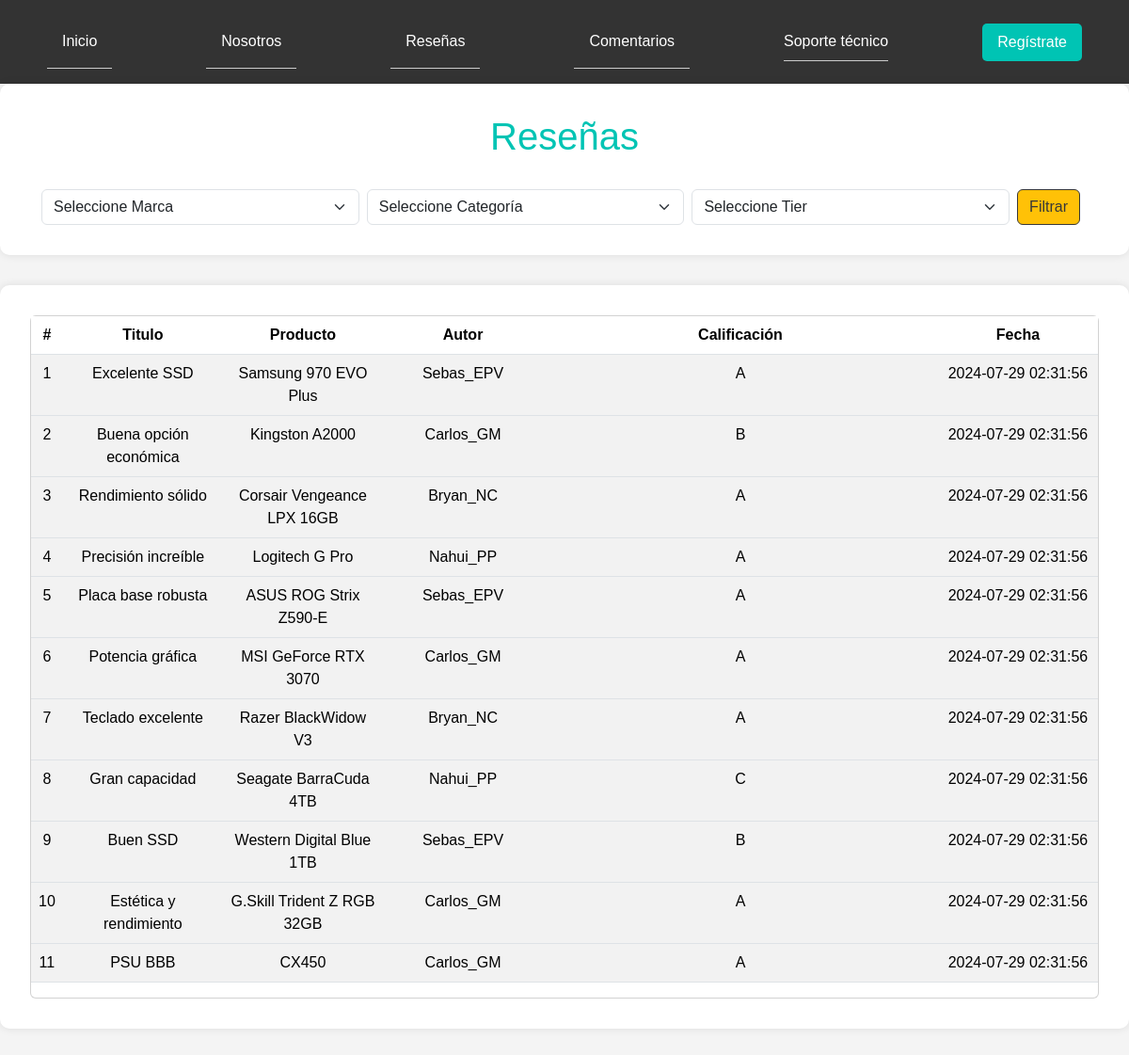
The app's page /app/views/client/reseñas/reviews.php with its own data.
### tables this page shows
CREATE TABLE reviews(
    review_id INT AUTO_INCREMENT PRIMARY KEY, 
    title VARCHAR (40) NOT NULL,
    content VARCHAR(200) NOT NULL,
    date_review DATETIME DEFAULT NOW(),
    fk_product_id INT,
    CONSTRAINT fk_product_id FOREIGN KEY (fk_product_id) REFERENCES products(product_id),
    fk_tier_id INT,
    CONSTRAINT fk_tier_id_reviews FOREIGN KEY (fk_tier_id) REFERENCES tiers(tier_id),
	fk_author_id INT,
    CONSTRAINT fk_author_id_reviews FOREIGN KEY (fk_author_id) REFERENCES users(user_id)
);

CREATE TABLE products(
    product_id INT AUTO_INCREMENT PRIMARY KEY, 
    product_name VARCHAR(50) NOT NULL UNIQUE,
    product_description VARCHAR(200) NOT NULL,
    product_price FLOAT NOT NULL,
    fk_brand_id INT,
    CONSTRAINT fk_brand_id FOREIGN KEY (fk_brand_id) REFERENCES brands(brand_id),
    fk_tier_id INT,
    CONSTRAINT fk_tier_id FOREIGN KEY (fk_tier_id) REFERENCES tiers(tier_id)
);

CREATE TABLE users(
    user_id INT AUTO_INCREMENT PRIMARY KEY, 
    username VARCHAR(50) NOT NULL UNIQUE,
    first_name VARCHAR(25) NOT NULL,
    last_name VARCHAR (25) NOT NULL,
    pass VARCHAR(255) NOT NULL,
    email VARCHAR (50) NOT NULL,
    permissions BOOL NOT NULL
);

CREATE TABLE tiers(
    tier_id INT AUTO_INCREMENT PRIMARY KEY, 
    tier_name VARCHAR(50) NOT NULL UNIQUE,
    tier_description VARCHAR(200) NOT NULL
);

### app/views/client/reseñas/reviews.php (the view, shortened to what this page needs)
<?php
require './../../../../config/config.php';
$query = "
    SELECT reviews.*, products.product_name, users.username, brands.brand_name, categories.category_name, tiers.tier_name
    FROM reviews
    JOIN products ON reviews.fk_product_id = products.product_id
    LEFT JOIN users ON reviews.fk_author_id = users.user_id
    LEFT JOIN brands ON products.fk_brand_id = brands.brand_id
    LEFT JOIN product_categories ON products.product_id = product_categories.fk_product_id
    LEFT JOIN categories ON product_categories.fk_category_id = categories.category_id
    LEFT JOIN tiers ON products.fk_tier_id = tiers.tier_id
    WHERE 1=1";
$params = [];
$consulta = $enlace->prepare($query);
if (!$consulta->execute($params)) {
    die("Query failed: " . print_r($consulta->errorInfo(), true));
}
$reviews = $consulta->fetchAll(PDO::FETCH_ASSOC);
?>
<!DOCTYPE html>
<html lang="en">
<head>
    <link href="https://cdn.jsdelivr.net/npm/bootstrap@5.3.3/dist/css/bootstrap.min.css" rel="stylesheet">
</head>
<body>
<?php include 'navBar.php'; ?>
    <section class="content-header">
        <div class="container-fluid">
            <h1>Reseñas</h1>
            <div class="filter-container">
                <form method="GET" class="d-flex w-100">
                    <select name="brand" class="form-select">
                        <option value="">Seleccione Marca</option>
                    </select>
                    <select name="category" class="form-select">
                        <option value="">Seleccione Categoría</option>
                    </select>
                    <select name="tier" class="form-select">
                        <option value="">Seleccione Tier</option>
                    </select>
                    <button type="submit" class="btn btn-custom-filter">Filtrar</button>
                </form>
            </div>
        </div>
    </section>
    <section class="content">
        <div class="card">
            <div class="card-body p-0">
                <table class="table table-striped projects">
                    <thead>
                        <tr>
                            <th style="width: 1%">#</th>
                            <th style="width: 15%">Titulo</th>
                            <th style="width: 15%">Producto</th>
                            <th style="width: 15%">Autor</th>
                            <th>Calificación</th>
                            <th style="width: 15%" class="text-center">Fecha</th>
                        </tr>
                    </thead>
                    <tbody>
                        <?php if (!empty($reviews)) : ?>
                            <?php foreach ($reviews as $row) : ?>
                                <tr onclick="toggleContent(<?php echo $row['review_id']; ?>)">
                                    <td><?php echo htmlspecialchars($row['review_id']); ?></td>
                                    <td><?php echo htmlspecialchars($row['title']); ?></td>
                                    <td><?php echo htmlspecialchars($row['product_name']); ?></td>
                                    <td><?php echo htmlspecialchars($row['username']); ?></td>
                                    <td><?php echo htmlspecialchars($row['tier_name']); ?></td>
                                    <td><?php echo htmlspecialchars($row['date_review']); ?></td>
                                </tr>
                            <?php endforeach; ?>
                        <?php else : ?>
                            <tr>
                                <td colspan="7">No hay reseñas disponibles.</td>
                            </tr>
                        <?php endif; ?>
                    </tbody>
                </table>
            </div>
        </div>
    </section>
</body>
</html>

### public/assets/css/faq.css (style rules this page uses)
body { font-family: Arial, sans-serif; margin: 0; padding: 0; background-color: #f4f4f4; color: #333; }
h1 { color: #00c4b4; text-align: center; margin-bottom: 2rem; }
section { background-color: #fff; padding: 2rem; border-radius: 10px; margin-bottom: 2rem; box-shadow: 0 0 10px rgba(0, 0, 0, 0.1); }

### app/views/client/reseñas/reviews.php (style rules this page uses)
body { background-color: #DDDCDB; margin: 20px; }
h1 { color: #383838; }
.btn-custom-filter { background-color: #ffc107; border: solid #383838 1px; color: #383838; margin-right: 8px; }
.table th, .table td { text-align: center; }
.filter-container { margin-top: 10px; display: flex; gap: 10px; }
.form-select { margin-right: 8px; }

### records on screen
reviews: review_id "1", title "Excelente SSD", fk_product.product_name "Samsung 970 EVO Plus", fk_author.username "Sebas_EPV", fk_tier.tier_name "A", date_review "2024-07-29 02:31:56"
reviews: review_id "2", title "Buena opción económica", fk_product.product_name "Kingston A2000", fk_author.username "Carlos_GM", fk_tier.tier_name "B", date_review "2024-07-29 02:31:56"
reviews: review_id "3", title "Rendimiento sólido", fk_product.product_name "Corsair Vengeance LPX 16GB", fk_author.username "Bryan_NC", fk_tier.tier_name "A", date_review "2024-07-29 02:31:56"
reviews: review_id "4", title "Precisión increíble", fk_product.product_name "Logitech G Pro", fk_author.username "Nahui_PP", fk_tier.tier_name "A", date_review "2024-07-29 02:31:56"
reviews: review_id "5", title "Placa base robusta", fk_product.product_name "ASUS ROG Strix Z590-E", fk_author.username "Sebas_EPV", fk_tier.tier_name "A", date_review "2024-07-29 02:31:56"
reviews: review_id "6", title "Potencia gráfica", fk_product.product_name "MSI GeForce RTX 3070", fk_author.username "Carlos_GM", fk_tier.tier_name "A", date_review "2024-07-29 02:31:56"
reviews: review_id "7", title "Teclado excelente", fk_product.product_name "Razer BlackWidow V3", fk_author.username "Bryan_NC", fk_tier.tier_name "A", date_review "2024-07-29 02:31:56"
reviews: review_id "8", title "Gran capacidad", fk_product.product_name "Seagate BarraCuda 4TB", fk_author.username "Nahui_PP", fk_tier.tier_name "C", date_review "2024-07-29 02:31:56"
reviews: review_id "9", title "Buen SSD", fk_product.product_name "Western Digital Blue 1TB", fk_author.username "Sebas_EPV", fk_tier.tier_name "B", date_review "2024-07-29 02:31:56"
reviews: review_id "10", title "Estética y rendimiento", fk_product.product_name "G.Skill Trident Z RGB 32GB", fk_author.username "Carlos_GM", fk_tier.tier_name "A", date_review "2024-07-29 02:31:56"
reviews: review_id "11", title "PSU BBB", fk_product.product_name "CX450", fk_author.username "Carlos_GM", fk_tier.tier_name "A", date_review "2024-07-29 02:31:56"
